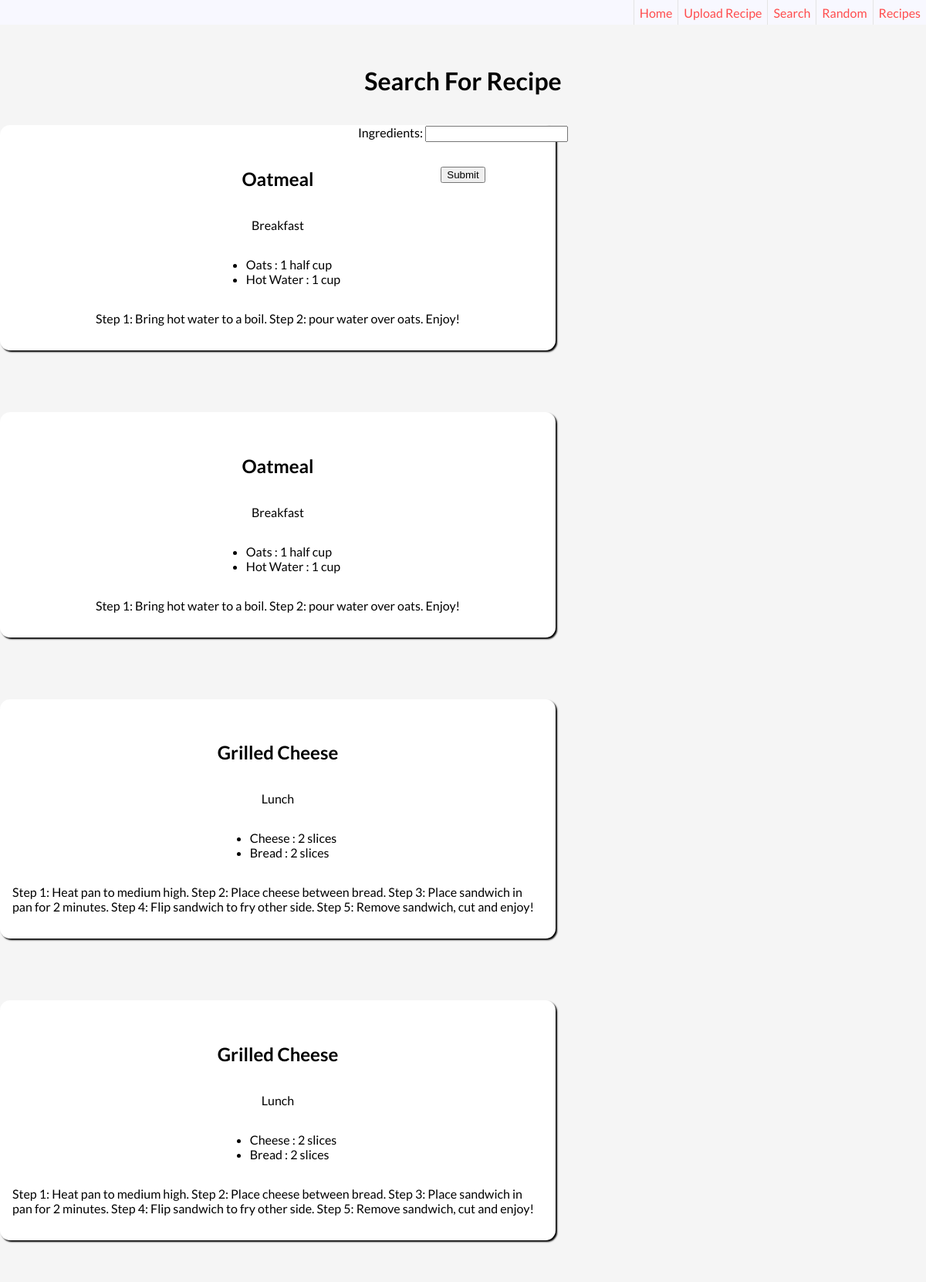
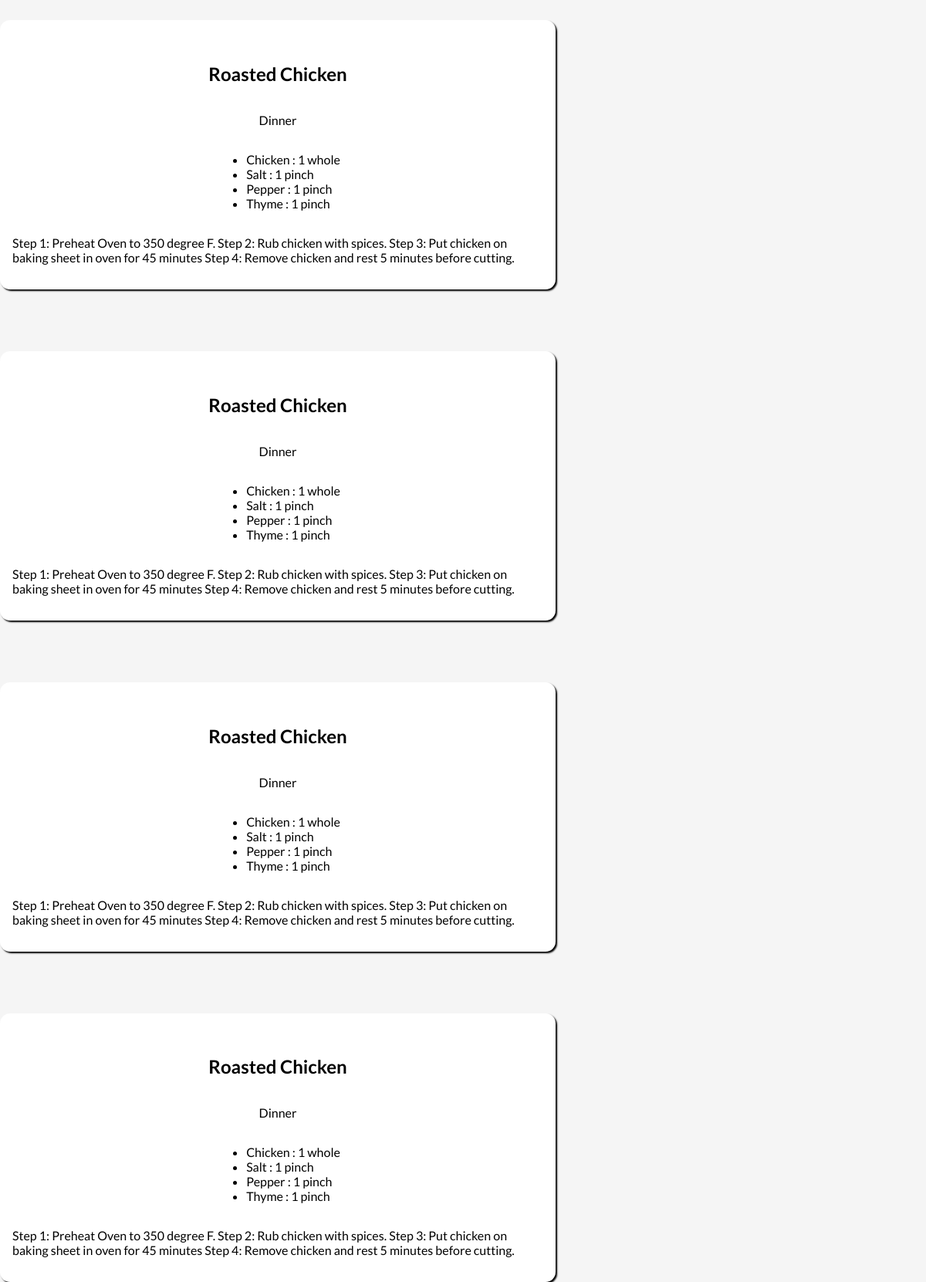
The app's page /search/ with its own data (2 pictures, top to bottom).
### tables this page shows
CREATE TABLE recipes (
    id INTEGER PRIMARY KEY AUTOINCREMENT,
    title TEXT NOT NULL,
    img TEXT,
    type INTEGER NOT NULL,
    instructions TEXT NOT NULL
);

CREATE TABLE ingredients (
    id INTEGER PRIMARY KEY AUTOINCREMENT,
    recipe_id INTEGER NOT NULL,
    description TEXT NOT NULL,
    quantity INTEGER NOT NULL,
    unit TEXT NOT NULL,
    FOREIGN KEY (recipe_id) REFERENCES recipes (id)
);

### app.py (the view, shortened to what this page needs)
@app.route('/search/', methods=('GET', 'POST'))
def search(keyword="*"):
    conn = get_db_conn()
    if keyword != "*":
        recipe_id = conn.execute('SELECT * FROM ingredients WHERE description=?', (keyword,)).fetchall()
    else:
        recipe_id = conn.execute('SELECT * FROM ingredients').fetchall()
    recipes = conn.execute('SELECT * FROM recipes').fetchall()
    ingredients = conn.execute('SELECT * FROM ingredients').fetchall()
    return render_template('search.html', recipe_id=recipe_id, recipes=recipes, ingredients=ingredients, keyword=keyword)

### app.py (called while the page is built)
def get_db_conn():
    conn = sqlite3.connect('database.db')
    conn.row_factory = sqlite3.Row
    return conn

### templates/search.html (shortened to what this page needs)
{% extends 'base.html' %}
{% block content %}
<div class="search-title">
  <h1>Search For Recipe</h1>
</div>
<div class="search-form">
    <form action="" method="POST">
        <label for="keyword">Ingredients:</label>
        <input name="keyword" type="text" value="{{request.form['keyword']}}"></input>
      <div id="search-submit">
        <input type="submit" />
      </div>
    </form>
  </div>
  {% for r in recipes %}
    {% for id in recipe_id %}
      {% if id['recipe_id'] == r['id'] %}
        <div class="recipe">
        <h2>{{r['title']}}</h2>
          {% if r['type'] == 0 %}
            <p>Breakfast</p>
          {% elif r['type'] == 1%}
            <p>Lunch</p>
          {% elif r['type'] == 2%}
            <p>Dinner</p>
          {% else %}
            <p>Misc.</p>
          {% endif %}
        <ul>
          {% for item in ingredients %}
            {% if item['recipe_id'] == r['id'] %}
              <li>
                <span>{{item['description']}}</span>
                <span>:</span>
                <span>{{item['quantity']}}</span>
                <span>{{item['unit']}}</span>
              </li>
            {% endif %}
          {% endfor %}
        </ul>
        <p>{{r['instructions']}}</p>
      {% endif %}
      </div>
    {% endfor %}
  {% endfor %}
{% endblock %}

### templates/base.html (shortened to what this page needs)
<!DOCTYPE html>
<html lang="en">
<head>
    <link rel="stylesheet" href="https://cdnjs.cloudflare.com/ajax/libs/font-awesome/6.0.0/css/all.min.css" />
    <link rel="stylesheet" href="{{ url_for('static', filename='style.css')}}">
</head>
<body>
    <nav>
        <a href="{{url_for('index')}}">Home</a>
        <a href="{{url_for('upload')}}">Upload Recipe</a>
        <a href="{{url_for('search')}}">Search</a>
        <a href="{{url_for('random_recipe')}}">Random</a>
        <a href="{{url_for('recipes')}}">Recipes</a>
    </nav>
    <div>
        {% block content %} {% endblock %}
</body>
</html>

### static/style.css (style rules this page uses)
body { font-family: 'Lato', sans-serif; margin: 0; background-color: whitesmoke; }
nav { margin: 0; display: flex; justify-content: right; align-content: center; height: 2rem; background-color: ghostwhite; }
nav a { display: flex; justify-items: center; align-items: center; padding-right: 7px; text-decoration: none; color: rgb(255, 77, 77); border-left: 1px solid rgb(228, 228, 228); padding-left: 7px; }
.search-title { margin-top: 2rem; display: flex; justify-content: center; }
.search-form { height: 40vh; width: 100vw; margin-top: 1rem; display: flex; flex-direction: column; align-content: space-around; align-items: center; justify-items: center; }
.search-form div { margin-top: 2rem; }
#search-submit { display: flex; justify-content: center; align-content: center; }
.recipe { width: 60vw; max-width: 50rem; display: flex; flex-direction: column; align-items: center; align-content: center; justify-content: center; margin-top: 5rem; padding: 1rem 0 1rem 0; background-color: white; box-shadow: 2px 2px 2px black; border-radius: 13px; }
.recipe p { max-width: 50rem; padding: 0px 1rem 0px 1rem; }
.search-form { margin-bottom: -25rem; }

### records on screen
recipes: title "Oatmeal", instructions "Step 1: Bring hot water to a boil. Step 2: pour water over oats. Enjoy!"
ingredients: shows "Breakfast", description "Oats", quantity "1", unit "half cup"
ingredients: description "Hot Water", quantity "1", unit "cup", shows "Breakfast"
recipes: title "Grilled Cheese", instructions "Step 1: Heat pan to medium high. Step 2: Place cheese between bread. Step 3: Place sandwich in pan for 2 minutes. Step 4: Flip sandwich to fry other side. Step 5: Remove sandwich, cut and enjoy!"
ingredients: shows "Lunch", description "Cheese", quantity "2", unit "slices"
ingredients: description "Bread", quantity "2", unit "slices", shows "Lunch"
recipes: title "Roasted Chicken", instructions "Step 1: Preheat Oven to 350 degree F. Step 2: Rub chicken with spices. Step 3: Put chicken on baking sheet in oven for 45 minutes Step 4: Remove chicken and rest 5 minutes before cutting."
ingredients: shows "Dinner", description "Chicken", quantity "1", unit "whole"
ingredients: description "Salt", quantity "1", unit "pinch", shows "Dinner"
ingredients: description "Pepper", quantity "1", unit "pinch", shows "Dinner"
ingredients: description "Thyme", quantity "1", unit "pinch", shows "Dinner"
